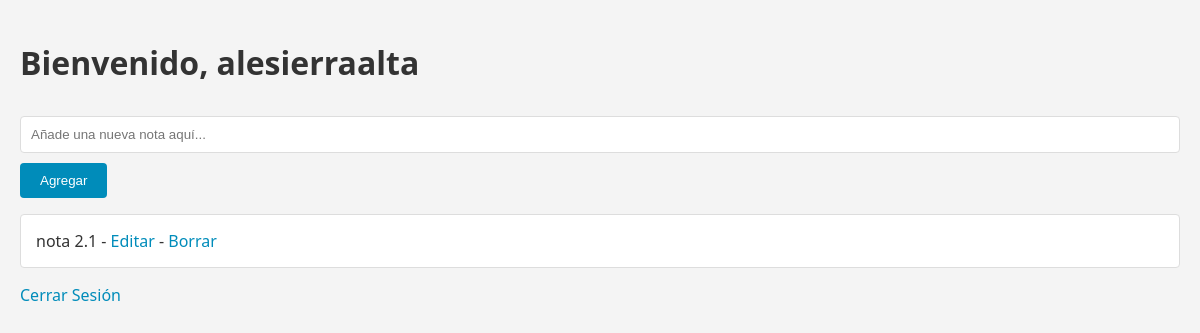
The page / (signed in) on the database as committed earlier.
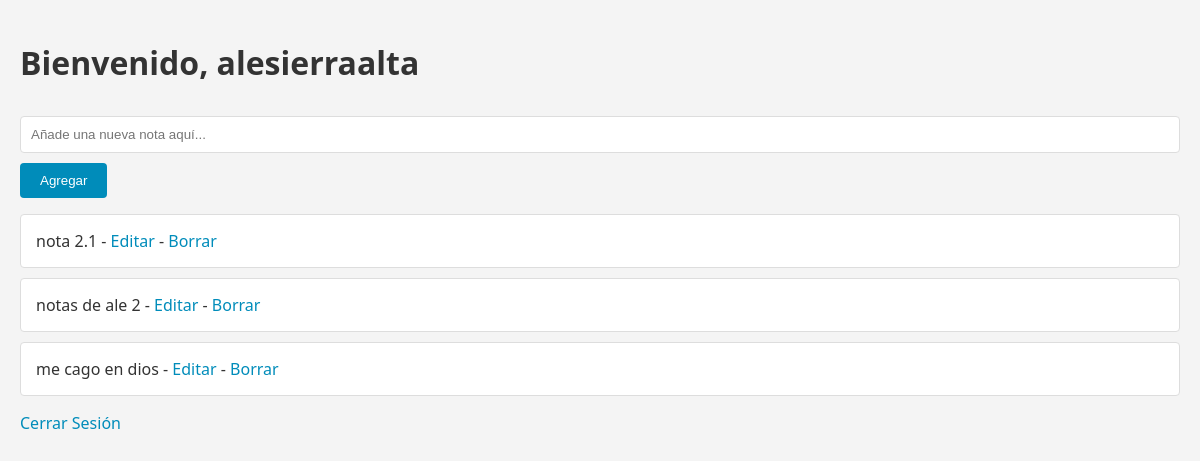
The same page on the database as committed later.
### app.py (models this page shows, shortened)
class Usuario(UserMixin, db.Model):
    id = db.Column(db.Integer, primary_key=True)
    username = db.Column(db.String(100), unique=True)
    password_hash = db.Column(db.String())

class Nota(db.Model):
    id = db.Column(db.Integer, primary_key=True)
    contenido = db.Column(db.String(1000))
    usuario_id = db.Column(db.Integer, db.ForeignKey('usuario.id'))

### app.py (the view)
@app.route('/')
@login_required
def index():
    notas = Nota.query.filter_by(usuario_id=current_user.id).all()
    return render_template('index.html', notas=notas)

### app.py (called while the page is built)
@login_manager.user_loader
def load_user(user_id):
    Session = sessionmaker(bind=db.engine)
    session = Session()
    return session.get(Usuario, int(user_id))

### templates/index.html (shortened to what this page needs)
<!DOCTYPE html>
<html>
<head>
    <link rel="stylesheet" type="text/css" href="{{ url_for('static', filename='css/style.css') }}">
</head>
<body>
    {% if current_user.is_authenticated %}
        <h1>Bienvenido, {{ current_user.username }}</h1>
        <form method="POST" action="{{ url_for('add') }}">
            <input type="text" name="nota" placeholder="Añade una nueva nota aquí...">
            <input type="submit" value="Agregar">
        </form>
        <ul>
            {% for nota in notas %}
                <li>{{ nota.contenido }} - <a href="{{ url_for('edit', nota_id=nota.id) }}">Editar</a> - <a href="{{ url_for('delete', nota_id=nota.id) }}">Borrar</a></li>
            {% endfor %}
        </ul>
        <a href="{{ url_for('logout') }}">Cerrar Sesión</a>
    {% else %}
        <h1>Por favor, inicia sesión o regístrate.</h1>
        <p><a href="{{ url_for('login') }}">Iniciar Sesión</a></p>
        <p><a href="{{ url_for('registro') }}">Registrarse</a></p>
    {% endif %}
</body>
</html>

### static/css/style.css (style rules this page uses)
body { font-family: 'Segoe UI', Tahoma, Geneva, Verdana, sans-serif; background-color: #f4f4f4; color: #333; margin: 0; padding: 20px; }
h1 { color: #333; }
input[type="text"], textarea { width: 100%; padding: 10px; margin: 10px 0; border: 1px solid #ddd; border-radius: 4px; box-sizing: border-box; }
input[type="submit"], .button { padding: 10px 20px; border: none; border-radius: 4px; background-color: #008cba; color: white; cursor: pointer; text-decoration: none; display: block; width: 100%; box-sizing: border-box; }
ul { list-style-type: none; padding: 0; }
li { background-color: #fff; margin: 10px 0; padding: 15px; border: 1px solid #ddd; border-radius: 4px; }
a { color: #008cba; text-decoration: none; }
@media (min-width: 600px) { input[type="submit"], .button { width: auto; display: inline-block; } }

Rows that differ between the two databases and show on the page:
added Nota: contenido "notas de ale 2"
added Nota: contenido "me cago en dios"
